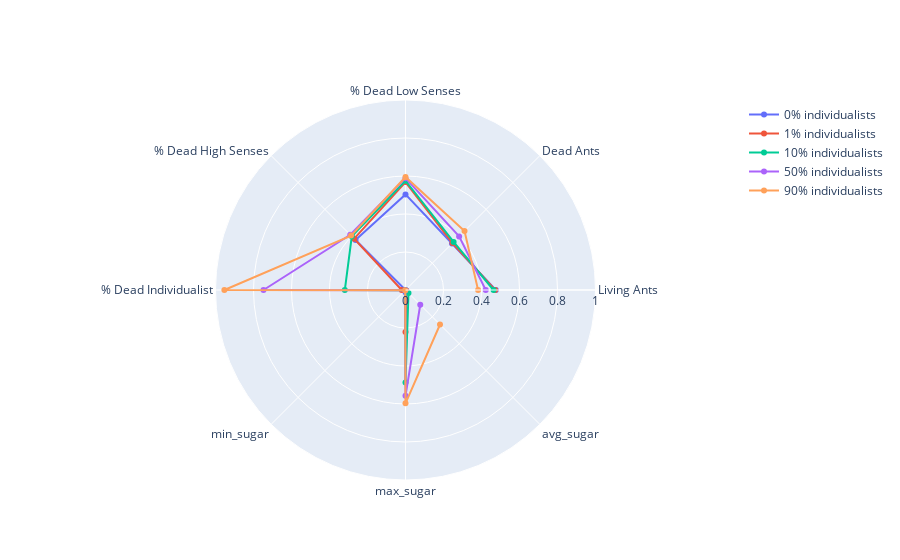

Notebook code for this chart:
### Code cell
fig = go.Figure()

for percentage in percentages_individualists:
    fig.add_trace(go.Scatterpolar(
          r=[impact_per_percentage_normalized[percentage][c].mean() for c in categories],
          theta=categories,
          name=f"{percentage}% individualists"
    ))

fig.update_layout(
  polar=dict(
    radialaxis=dict(
      visible=True,
      range=[0, 1]
    )),
  showlegend=True
)

fig.show()

### Figure 1 — Plotly figure (JSON) as saved in the notebook; plotly's stock layout.template omitted (floating-point values rounded to 4 significant figures)
{"data": [{"name": "0% individualists", "r": [0.4752, 0.3461, 0.5032, 0.3718, 0, 0.001248, 0.01185, 0.006263], "theta": ["Living Ants", "Dead Ants", "% Dead Low Senses", "% Dead High Senses", "% Dead Individualist", "min_sugar", "max_sugar", "avg_sugar"], "type": "scatterpolar"}, {"name": "1% individualists", "r": [0.4716, 0.3497, 0.5678, 0.3822, 0.02003, 0.001248, 0.2207, 0.007401], "theta": ["Living Ants", "Dead Ants", "% Dead Low Senses", "% Dead High Senses", "% Dead Individualist", "min_sugar", "max_sugar", "avg_sugar"], "type": "scatterpolar"}, {"name": "10% individualists", "r": [0.4633, 0.358, 0.5752, 0.3998, 0.3194, 0.001199, 0.4866, 0.02228], "theta": ["Living Ants", "Dead Ants", "% Dead Low Senses", "% Dead High Senses", "% Dead Individualist", "min_sugar", "max_sugar", "avg_sugar"], "type": "scatterpolar"}, {"name": "50% individualists", "r": [0.4223, 0.3991, 0.5888, 0.4112, 0.7473, 0.00131, 0.5572, 0.1098], "theta": ["Living Ants", "Dead Ants", "% Dead Low Senses", "% Dead High Senses", "% Dead Individualist", "min_sugar", "max_sugar", "avg_sugar"], "type": "scatterpolar"}, {"name": "90% individualists", "r": [0.382, 0.4394, 0.595, 0.405, 0.9533, 0.00178, 0.5966, 0.2569], "theta": ["Living Ants", "Dead Ants", "% Dead Low Senses", "% Dead High Senses", "% Dead Individualist", "min_sugar", "max_sugar", "avg_sugar"], "type": "scatterpolar"}], "layout": {"polar": {"radialaxis": {"range": [0, 1], "visible": true}}, "showlegend": true}}
